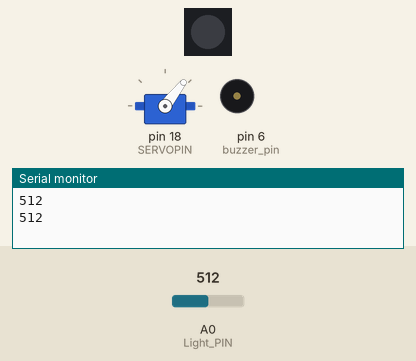
This sketch was run on a simulated Arduino Uno, built with avr-gcc and run on an emulated ATmega328P. Parts: 1 RGB LEDs in strip order, left to right, servo, buzzer (waves = sounding), the last lines printed to the serial monitor. Inputs (shaded band) come from the test bench; at power-on: A0 (Light_PIN) = 512.

Above: at 4.5 s.
4.6 s: A0 (Light_PIN) set to 412
9.2 s: A0 (Light_PIN) set to 387
At 12.0 s:
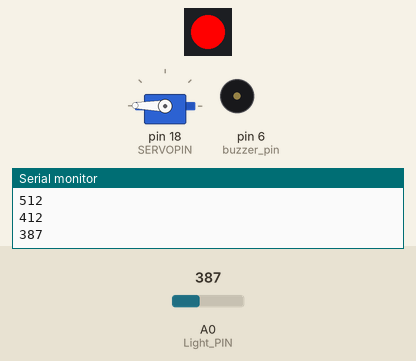
13.8 s: A0 (Light_PIN) set to 900
At 14.9 s:
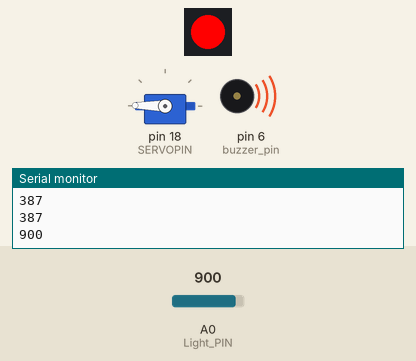
18.6 s: A0 (Light_PIN) set to 814
23.2 s: A0 (Light_PIN) set to 789
At 27.6 s:
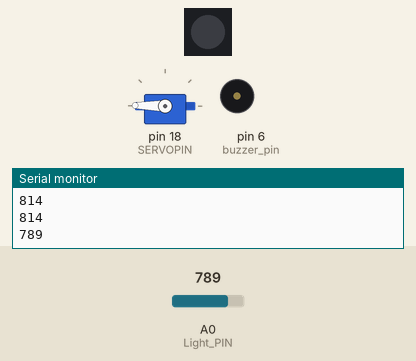
Timing chart, 0 to 28.8 s (numbered marks = the images above; inputs shaded):
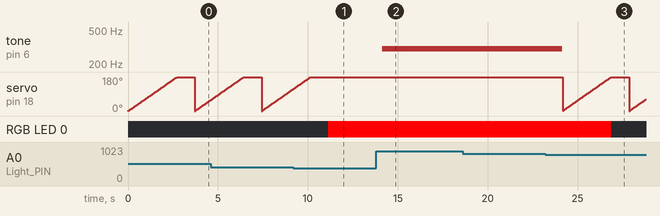

The sketch:

sketch_dec21a.ino
```cpp
#include <Servo.h>
Servo myservo;
#include <Adafruit_NeoPixel.h> /*引用”Adafruit_NeoPixel.h”文件。引用的意思有点象“复制-粘贴”。include文件提供了一种很方便的方式共享了很多程序共有的信息。*/
#define PIN 8                       /*定义了控制LED的引脚，6表示Microduino的D6引脚，可通过Hub转接出来，用户可以更改 */
Adafruit_NeoPixel strip = Adafruit_NeoPixel(1, PIN, NEO_GRB + NEO_KHZ800);
 //该函数第一个参数控制串联灯的个数，第二个是控制用哪个pin脚输出，第三个显示颜色和变化闪烁频率

#define Light_PIN A0  //光照传感器接AO引脚
#define buzzer_pin 6
#define SERVOPIN SDA

#define Light_value1 400
#define Light_value2 800


int sensorValue;

int pos = 0;

void setup()                                //创建无返回值函数
 {
  Serial.begin(115200);               //初始化串口通信，并将波特率设置为115200
  strip.begin();                             //准备对灯珠进行数据发送
  strip.show();                              //初始化所有的灯珠为关的状态


  myservo.attach(SERVOPIN);


}
void loop()                                  //无返回值loop函数
 {
  sensorValue = analogRead(Light_PIN);             //光检测
  Serial.println(sensorValue);
 if (sensorValue >= Light_value1 && sensorValue < Light_value2)
  //若光强大于400小于600
  {
    for(pos = 0; pos < 180; pos += 1)  // goes from 0 degrees to 180 degrees
  {                                  // in steps of 1 degree
    myservo.write(pos);              // tell servo to go to position in variable 'pos'
    delay(15);                       // waits 15ms for the servo to reach the position
  }
  {
  strip.setPixelColor(0, strip.Color(0, 0, 0));//灭
  strip.show();  //LED显示
  delay(1000);  //延迟1秒输出
  }

  }
  else if(sensorValue < Light_value1)                          //若光强小于400
 {
  strip.setPixelColor(0, strip.Color(255, 0, 0));//红光
  strip.show();   //LED显示
  delay(1000);  //延迟1秒输出
 }
 else if (sensorValue>=Light_value2)

  {
  tone(buzzer_pin, 300);
  delay(1000);
  noTone(buzzer_pin);//tone（)产生的声音在此结束
  }
 }
```

Measured:
- the behaviour switches between 400 and 399 on A0 (Light_PIN) (found by bisection; images 0 and 1)
- the behaviour switches between 800 and 799 on A0 (Light_PIN) (found by bisection; images 2 and 3)
- after the input at 9.2 s, servo on pin 18 (SERVOPIN): goes on until 10.1 s, then stays 179°; RGB LED 0: off → RGB(255, 0, 0) after 1.9 s
- after the input at 13.8 s, tone on pin 6 (buzzer_pin): silent → 300 Hz after 0.34 s
- after the input at 23.2 s, tone on pin 6 (buzzer_pin): 300 Hz → silent after 0.94 s; servo on pin 18 (SERVOPIN): ramps from 0° to 179° and jumps back, once every 3.7 s; RGB LED 0: RGB(255, 0, 0) → off after 3.7 s
